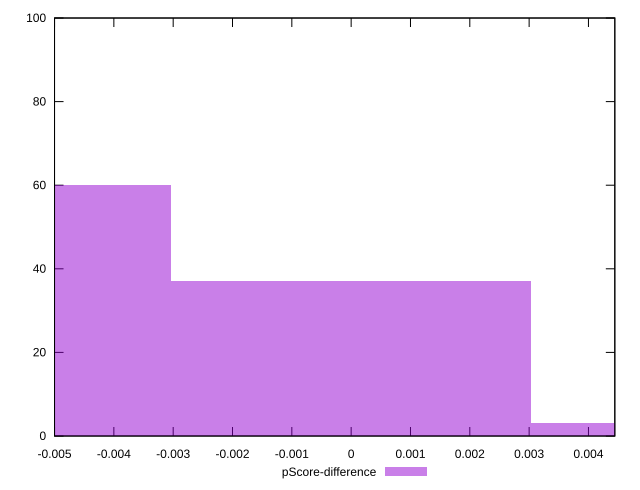

Source code (gnuplot):
reset

$pScoreDifference <<EOF
-0.006076652356459839 60
0 37
0.006076652356459839 3
EOF

set key outside below
set boxwidth 0.006076652356459839
set xrange [-0.0050000000000000044:0.004444444444444473]
set yrange [0:100]
set trange [0:100]
set style fill transparent solid 0.5 noborder
set terminal svg size 640, 490 enhanced background rgb 'white'
set output "report_00014_2021-02-09T15:56:05.503Z/offscreen-images/samples/pages/pScore-difference/histogram.svg"

plot $pScoreDifference title "pScore-difference" with boxes

reset
